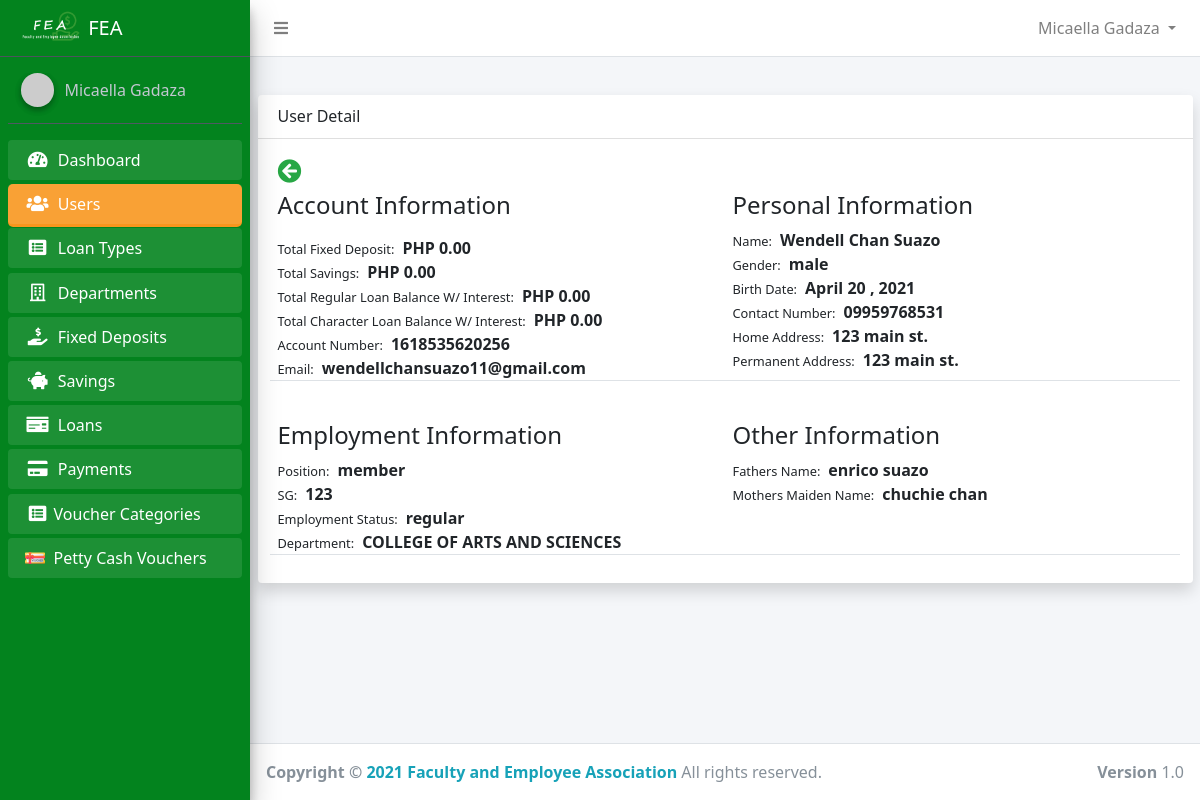
Page /admin/admin_user_detail.php?id=63 (signed in) on the earlier database version.
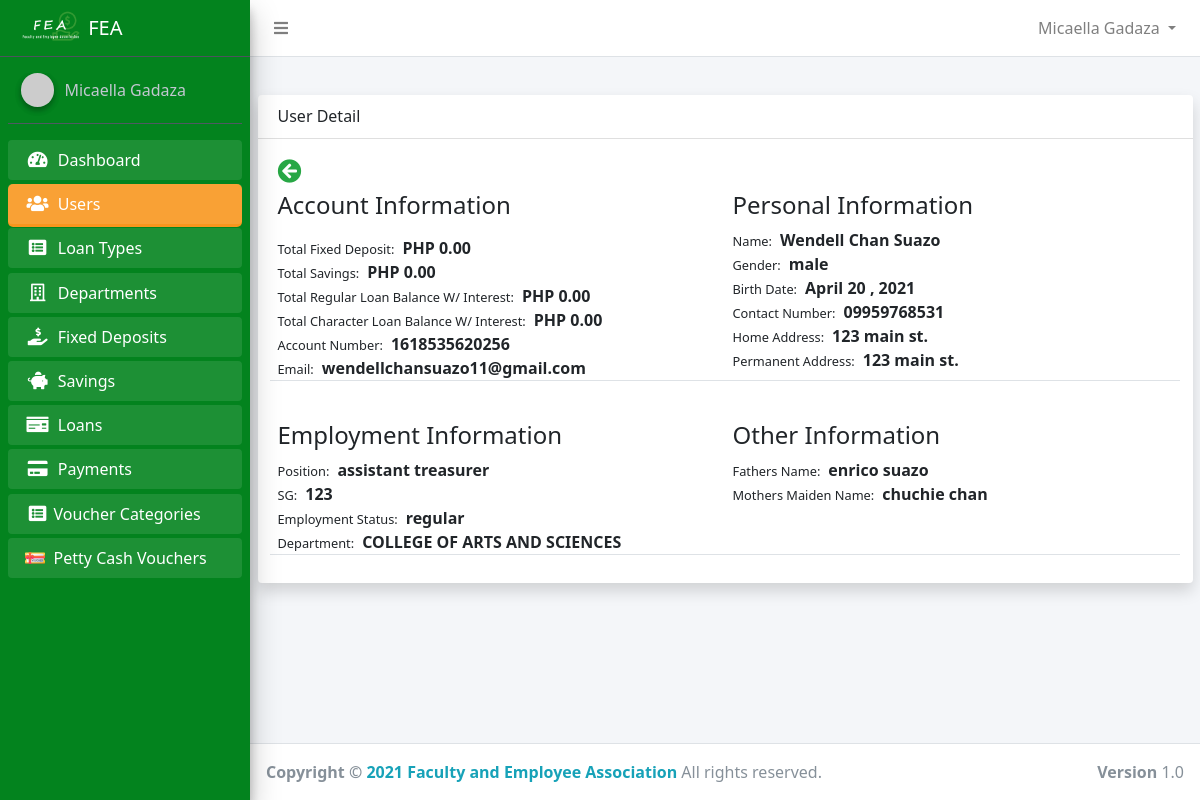
Same page on the later database version.
### tables this page shows
CREATE TABLE `users` (
  `id` int(11) NOT NULL,
  `account_number` varchar(50) NOT NULL,
  `firstname` varchar(50) NOT NULL,
  `middlename` varchar(50) NOT NULL,
  `lastname` varchar(50) NOT NULL,
  `home_address` varchar(255) NOT NULL,
  `permanent_address` varchar(255) NOT NULL,
  `gender` varchar(50) NOT NULL,
  `birth_date` varchar(255) DEFAULT NULL,
  `contact_number` varchar(50) NOT NULL,
  `email` varchar(50) NOT NULL,
  `password` varchar(50) NOT NULL,
  `position_id` int(11) DEFAULT NULL,
  `sg` int(11) NOT NULL,
  `employment_status` varchar(50) NOT NULL,
  `department_id` int(11) NOT NULL,
  `name_of_spouse` varchar(100) NOT NULL,
  `fathers_name` varchar(100) NOT NULL,
  `mothers_maiden_name` varchar(50) NOT NULL,
  `beneficiary` varchar(255) NOT NULL,
  `paid_membership` tinyint(1) NOT NULL DEFAULT 0,
  `active` tinyint(1) NOT NULL DEFAULT 0,
  `reason1` text DEFAULT NULL,
  `reason2` text DEFAULT NULL,
  `reason3` text DEFAULT NULL,
  `created_at` timestamp NOT NULL DEFAULT current_timestamp()
);

CREATE TABLE `positions` (
  `id` int(11) NOT NULL,
  `name` varchar(50) NOT NULL
);

CREATE TABLE `departments` (
  `id` int(11) NOT NULL,
  `name` varchar(50) NOT NULL
);

### app/config/config.php (called while the page is built, shortened)
<?php
class Connection
{
    public $conn;
    public function __construct()
    {
        try {
            $dsn = 'mysql:host=' . HOST . ';dbname=' . DB_NAME;
            $this->conn = new PDO($dsn, USERNAME, PASSWORD);
            $this->conn->setAttribute(PDO::ATTR_DEFAULT_FETCH_MODE, PDO::FETCH_OBJ);
            $this->conn->setAttribute(PDO::ATTR_EMULATE_PREPARES, false);
        } catch (PDOException $e) {
            echo "Error!: " . $e->getMessage() . "<br/>";
            die();
        }
        return $this->conn;
    }
}

### app/controllers/admin/UserController.php (called while the page is built, shortened)
<?php
class AdminUser extends Connection
{
    public function getPosition($id)
    {
        $sql = "SELECT * FROM positions WHERE id=:id";
        $stmt = $this->conn->prepare($sql);
        $stmt->execute(['id' => $id]);
        $position = $stmt->fetch();
        if ($position->name) {
            return $position->name;
        }
    }
    public function getUser($id)
    {
        $sql = "SELECT * FROM users WHERE id=:id";
        $stmt = $this->conn->prepare($sql);
        $stmt->execute(['id' => $id]);
        $user = $stmt->fetch();
        return $user;
    }
    public function getDepartment($id)
    {
        $sql = "SELECT * FROM departments WHERE id=:id";
        $stmt = $this->conn->prepare($sql);
        $stmt->execute(['id' => $id]);
        $department = $stmt->fetch();
        return $department;
    }
}

### app/helpers/formatDate.php (called while the page is built, shortened)
<?php
function shortDate($date)
{
    $d = new DateTime($date);
    return $d->format("F j \, Y ");
}

### admin/admin_user_detail.php (the view, shortened to what the changed rows need)
<?php
require_once  '../app/includes/admin/header.php';
$adminUser = new AdminUser();
if (isset($_GET['id'])) {
    $user = $adminUser->getUser($_GET['id']);
} else {
    redirect('admin_users.php');
}
?>
<div class="container">
    <div class="card shadow">
        <div class="card-body">
            <div class="row">
                <div class="col-md-6 border-bottom mb-2">
                    <h2 class="font-weight-normal mb-2 mb-3">Account Information</h2>
                    <p><small class="mr-2">Account Number:</small><b><?php echo $user->account_number ?></b></p>
                    <p><small class="mr-2">Email:</small><b><?php echo $user->email ?></b></p>
                </div>
                <div class="col-md-6 border-bottom mb-2">
                    <h2 class="font-weight-normal mb-2">Personal Information</h2>
                    <p><small class="mr-2">Name:</small><b><?php echo ucfirst($user->firstname) . ' ' . ucfirst($user->middlename) . ' ' . ucfirst($user->lastname) ?></b></p>
                    <p><small class="mr-2">Gender:</small><b><?php echo $user->gender ?></b></p>
                    <p><small class="mr-2">Birth Date:</small><b><?php echo shortDate($user->birth_date) ?></b></p>
                    <p><small class="mr-2">Contact Number:</small><b><?php echo $user->contact_number ?></b></p>
                    <p><small class="mr-2">Home Address:</small><b><?php echo $user->home_address ?></b></p>
                    <p><small class="mr-2">Permanent Address:</small><b><?php echo $user->permanent_address ?></b></p>
                </div>
            </div>
            <div class="row mt-4">
                <div class="col-md-6 border-bottom mb-2">
                    <h2 class="font-weight-normal mb-2">Employment Information</h2>
                    <p><small class="mr-2">Position:</small><b><?php echo $adminUser->getPosition($user->position_id) ?></b></p>
                    <p><small class="mr-2">SG:</small><b><?php echo $user->sg ?></b></p>
                    <p><small class="mr-2">Employment Status:</small><b><?php echo $user->employment_status ?></b></p>
                    <p><small class="mr-2">Department:</small><b><?php echo $adminUser->getDepartment($user->department_id)->name ?></b></p>
                </div>
                <div class="col-md-6 border-bottom mb-2">
                    <h2 class="font-weight-normal mb-2">Other Information</h2>
                    <p><small class="mr-2">Fathers Name:</small><b><?php echo $user->fathers_name ?></b></p>
                    <p><small class="mr-2">Mothers Maiden Name:</small><b><?php echo $user->mothers_maiden_name ?></b></p>
                </div>
            </div>
        </div>
    </div>
</div>
</div>
<?php require_once BASE . '/app/includes/admin/footer.php' ?>

Differences in the rows shown:
changed users "wendellchansuazo11@gmail.com": position.name "member" → "assistant treasurer"
